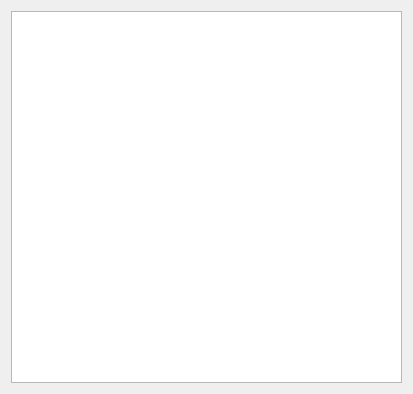
<ui version="4.0" stdsetdef="1" >
  <author></author>
  <comment></comment>
  <exportmacro></exportmacro>
  <class>DLisParam</class>
  <widget class="QWidget" name="DLisParam" >
    <property name="geometry" >
      <rect>
        <x>0</x>
        <y>0</y>
        <width>413</width>
        <height>394</height>
      </rect>
    </property>
    <property name="windowTitle" >
      <string>Sélection de paramétres</string>
    </property>
    <layout class="QGridLayout" >
      <item row="0" column="0" >
        <widget class="QListWidget" name="LBParam" />
      </item>
    </layout>
  </widget>
  <layoutdefault spacing="6" margin="11" />
  <pixmapfunction>qPixmapFromMimeSource</pixmapfunction>
</ui>
